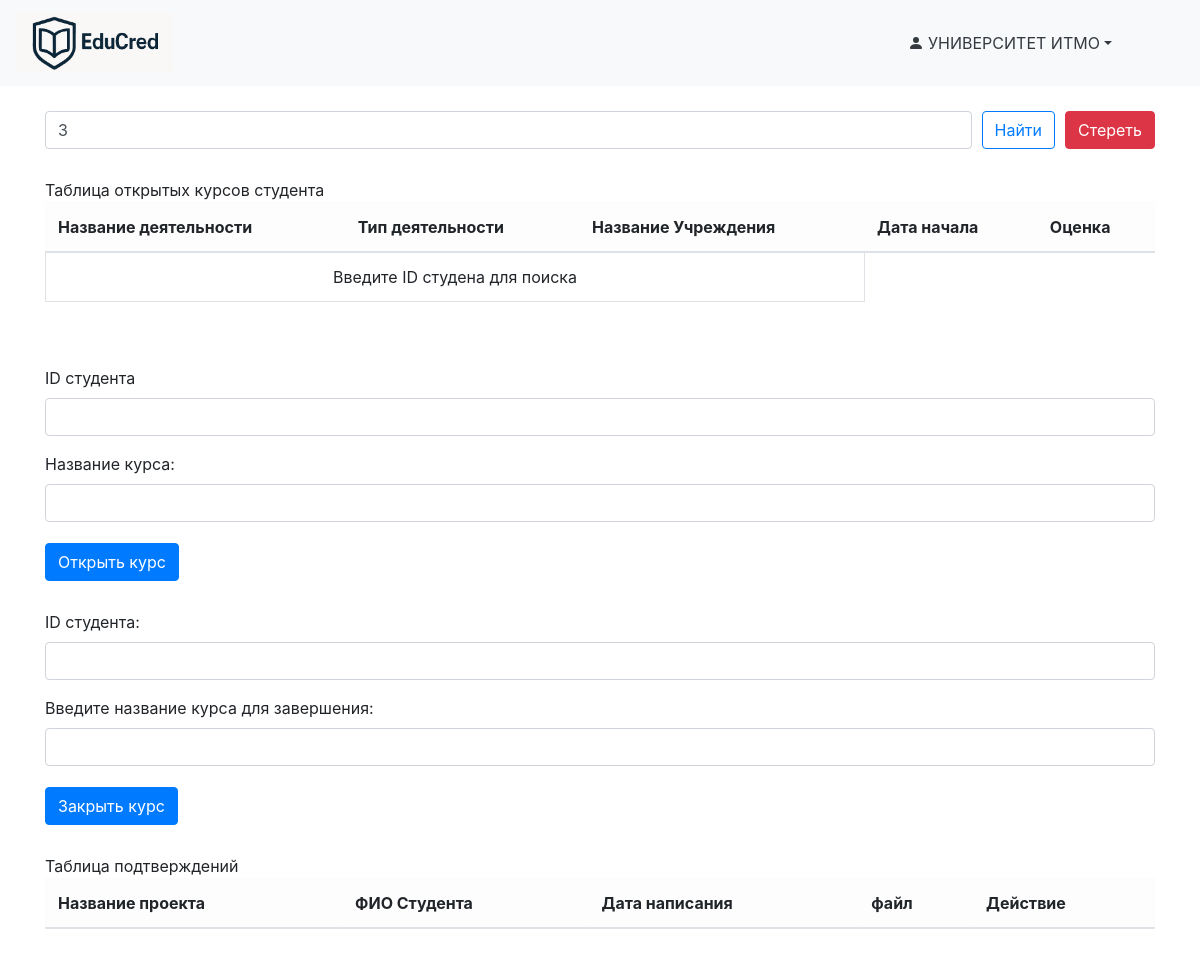
The app's page /university_workspace (signed in), older data.
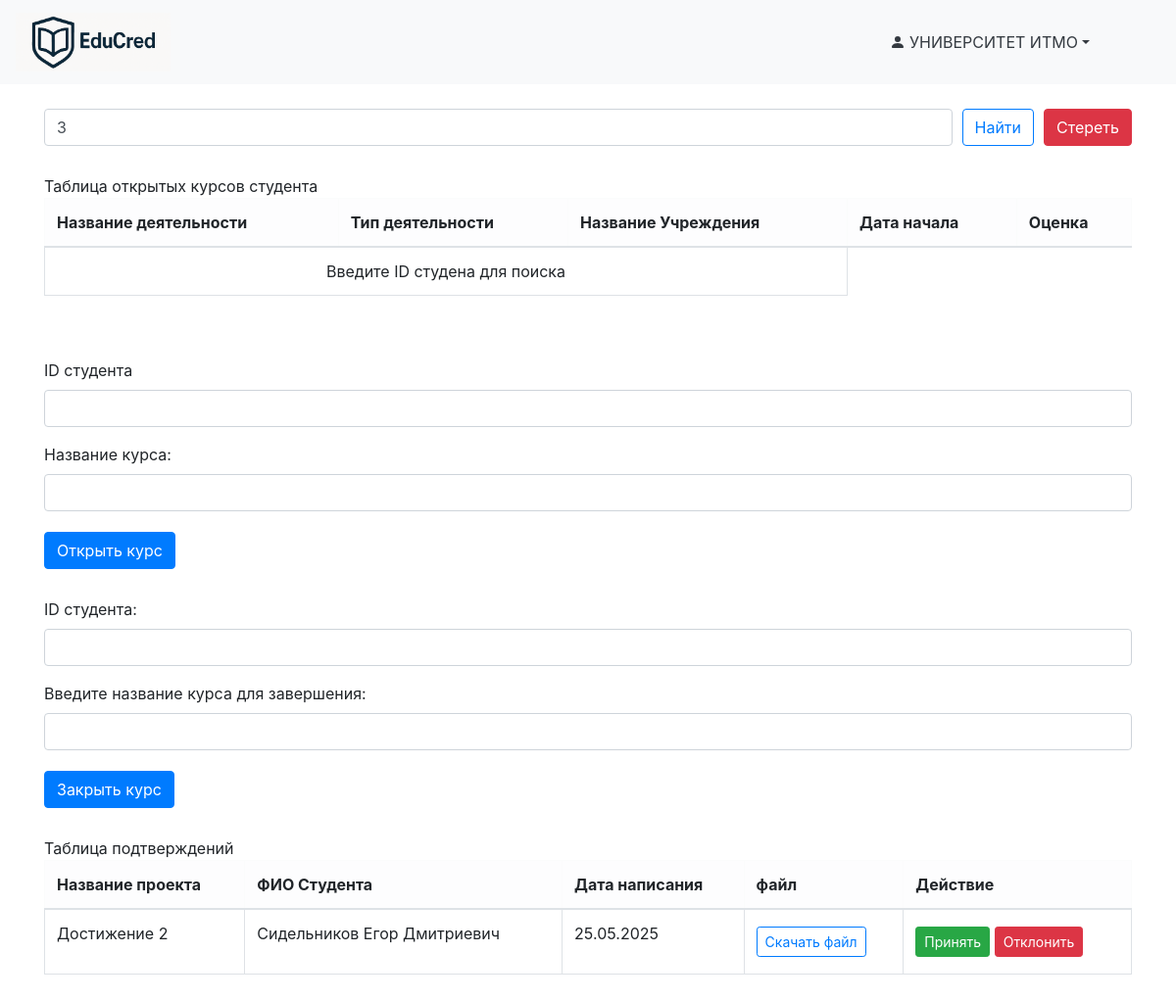
The same page, newer data.
### data/Universities.py (models this page shows)
class University(SqlAlchemyBase, UserMixin, SerializerMixin):
    __tablename__ = "universities"
    id = sqlalchemy.Column(sqlalchemy.Integer, primary_key=True, autoincrement=True)
    user_id = sqlalchemy.Column(sqlalchemy.Integer, sqlalchemy.ForeignKey("users.id"), unique=True)
    INN = sqlalchemy.Column(sqlalchemy.Integer, nullable=False)
    title = sqlalchemy.Column(sqlalchemy.String, nullable=False)
    address = sqlalchemy.Column(sqlalchemy.String, nullable=False)
    boss_nsp = sqlalchemy.Column(sqlalchemy.String, nullable=False)
    type = sqlalchemy.Column(sqlalchemy.String, nullable=False)
    user = orm.relationship("User", back_populates="university")
    achievements = orm.relationship("Achievement", back_populates="university")

### data/Achievements.py (models this page shows)
class Achievement(SqlAlchemyBase, UserMixin, SerializerMixin):
    __tablename__ = "achievements"
    id = sqlalchemy.Column(sqlalchemy.Integer, primary_key=True, autoincrement=True)
    token = sqlalchemy.Column(sqlalchemy.String(64), nullable=True, unique=True)
    approve_path = sqlalchemy.Column(sqlalchemy.String, nullable=True)
    file_path = sqlalchemy.Column(sqlalchemy.String, nullable=True)
    title = sqlalchemy.Column(sqlalchemy.String, nullable=False)
    start_date = sqlalchemy.Column(sqlalchemy.DateTime, nullable=False, default=datetime.datetime.now())
    end_date = sqlalchemy.Column(sqlalchemy.DateTime, nullable=True)
    mark = sqlalchemy.Column(sqlalchemy.String, nullable=True)
    student_id = sqlalchemy.Column(sqlalchemy.Integer, sqlalchemy.ForeignKey("students.id"))
    university_id = sqlalchemy.Column(sqlalchemy.Integer, sqlalchemy.ForeignKey("universities.id"))
    student = orm.relationship("Student", back_populates="achievements")
    university = orm.relationship("University", back_populates="achievements")

### data/Students.py (models this page shows)
class Student(SqlAlchemyBase, UserMixin, SerializerMixin):
    __tablename__ = "students"
    id = sqlalchemy.Column(sqlalchemy.Integer, primary_key=True, autoincrement=True)
    user_id = sqlalchemy.Column(sqlalchemy.Integer, sqlalchemy.ForeignKey("users.id"), nullable=False)
    student_nsp = sqlalchemy.Column(sqlalchemy.String, nullable=False)
    born = sqlalchemy.Column(sqlalchemy.DateTime, nullable=False)
    phone_num = sqlalchemy.Column(sqlalchemy.String, nullable=False)
    about = sqlalchemy.Column(sqlalchemy.String, nullable=True)
    employer_id = sqlalchemy.Column(sqlalchemy.String, nullable=True)
    user = orm.relationship("User", back_populates="student")
    achievements = orm.relationship("Achievement", back_populates="student")

### server.py (the view, shortened to what this page needs)
@app.route('/university_workspace', methods=['POST', 'GET'])
@login_required
def university_workspace():
    try:
        db_sess = db_session.create_session()
        user = db_sess.query(User).get(current_user.id)
        univer = user.university
        form_find = UniverFindStudentForm()
        form_open = UniverOpenCourseForm()
        form_close = UniverCloseCourseForm()
        all_acts = []
        student_find_table = ''
        projs = db_sess.query(Achievement).filter(Achievement.university_id == univer.id,
                                                  or_(Achievement.end_date == None,
                                                      Achievement.end_date == ""),
                                                  Achievement.approve_path == None
                                                  ).all()
        if form_find.find_clear.data:
            session.pop('univer_found_student_id_cur', None)
            form_find.find_student_id.data = ''
        if not student_find_table and 'univer_found_student_id_cur' in session:
            saved_id = session['univer_found_student_id_cur']
            student_find_table = db_sess.query(Student).get(saved_id)
            all_acts = db_sess.query(Achievement).filter(
                Achievement.student_id == saved_id,
                or_(Achievement.end_date == None,
                    Achievement.end_date == "")
            ).all()
            form_find.find_student_id.data = str(saved_id)
        return render_template('university_workspace.html',
                               form_find=form_find, form_close=form_close, form_open=form_open,
                               title='Образовательное учреждение',
                               student_find=student_find_table,
                               activities=all_acts,
                               projs=projs,
                               joined_title=univer.title,
                               style=url_for('static', filename='css/style.css'))
    except Exception as e:
        flash(f'Произошла неизвестная ошибка, попробуйте ещё раз', 'danger')
        app.logger.error(e)
        return render_template('home.html', token=None, result=None, university=None, title='Главная')

### data/univer_find_student_form.py
class UniverFindStudentForm(FlaskForm):
    find_student_id = StringField(
        'ID студента',
        validators=[DataRequired()]
    )
    find_submit = SubmitField('Найти')
    find_clear = SubmitField('Стереть')

### data/univer_open_course_form.py
class UniverOpenCourseForm(FlaskForm):
    open_student_id = StringField(
        'ID студента',
        validators=[DataRequired()]
    )
    open_course_title = StringField("Название курса:", validators=[DataRequired()])
    open_submit = SubmitField('Открыть курс')

### data/db_session.py (called while the page is built)
def create_session() -> Session:
    global __factory
    return __factory()

### server.py (called while the page is built)
@login_manager.user_loader
def load_user(user_id):
    db_sess = db_session.create_session()
    return db_sess.query(User).get(user_id)

### templates/university_workspace.html (shortened to what this page needs)
{% extends "workspace_base.html" %}
{% block content %}
    <form method="POST" class="d-flex gap-2 mb-4 align-items-center">
        {{ form_find.find_student_id(class_="form-control", id="find_student_id", placeholder="ID студента") }}
        {{ form_find.find_submit(class_="btn btn-outline-primary") }}
        {{ form_find.find_clear(class_="btn btn-danger btn-equal-height") }}
    </form>
    <div class="table-responsive mb-5">
        <caption class="fw-bold">Таблица открытых курсов студента</caption>
        <table class="table table-bordered">
            <thead class="table-light">
            <tr>
                <th>Название деятельности</th>
                <th>Тип деятельности</th>
                <th>Название Учреждения</th>
                <th>Дата начала</th>
                <th>Оценка</th>
            </tr>
            </thead>
            <tbody>
            {% for act in activities %}
                <tr>
                    <td>{{ act.title }}</td>
                    <td>
                        {% if act.approve_path == "Not Required" %}
                            Курс
                        {% else %}
                            Личный проект
                        {% endif %}
                    </td>
                    <td>{{ act.university.title }}</td>
                    <td>{{ act.start_date.strftime("%d.%m.%Y") }}</td>
                    <td>{{ act.mark or '—' }}</td>
                </tr>
            {% else %}
                {% if student_find %}
                    <tr>
                        <td colspan="3" class="text-center">Курсы не найдены</td>
                    </tr>
                {% else %}
                    <tr>
                        <td colspan="3" class="text-center">Введите ID студена для поиска</td>
                    </tr>
                {% endif %}
            {% endfor %}
            </tbody>
        </table>
    </div>
    <form method="POST" id="open-course-form" class="mb-4">
        <div class="mb-3">
            {{ form_open.open_student_id.label }}
            {{ form_open.open_student_id(class="form-control", id="student_id") }}
        </div>
        <div class="mb-3">
            {{ form_open.open_course_title.label }}
            {{ form_open.open_course_title(class="form-control", id="course_title") }}
        </div>
        <div class="mb-3">
            {{ form_open.open_submit(class="btn btn-primary") }}
        </div>
    </form>
    <form method="POST" id="close-course-form" class="mb-4">
        <div class="mb-3">
            {{ form_close.close_student_id.label }}
            {{ form_close.close_student_id(class="form-control", id="close_student_id") }}
        </div>
        <div class="mb-3">
            {{ form_close.close_course_title.label }}
            {{ form_close.close_course_title(class="form-control", id="close_course_title") }}
        </div>
        <div class="mb-3">
            {{ form_close.close_submit(class="btn btn-primary") }}
        </div>
    </form>
    <div class="table-responsive mb-5">
        <caption class="fw-bold">Таблица подтверждений</caption>
        <table class="table table-bordered">
            <thead class="table-light">
            <tr>
                <th>Название проекта</th>
                <th>ФИО Студента</th>
                <th>Дата написания</th>
                <th>файл</th>
                <th>Действие</th>
            </tr>
            </thead>
            <tbody>
            {% for proj in projs %}
                <tr>
                    <td>{{ proj.title }}</td>
                    <td>{{ proj.student.student_nsp }}</td>
                    <td>{{ proj.start_date.strftime("%d.%m.%Y") }}</td>
                    <td>
                        {% set ext = proj.file_path.split('.')[-1].lower() %}
                        {% if ext in ['mp3', 'wav', 'aac', 'ogg', 'oga', 'flac'] %}
                            <audio controls>
                                <source src="{{ url_for('static', filename=proj.file_path) }}" type="audio/{{ ext }}">
                                Ваш браузер не поддерживает аудио.
                            </audio>
                        {% else %}
                            <a href="{{ url_for('static', filename=proj.file_path) }}" download class="btn btn-outline-primary btn-sm">Скачать файл</a>
                        {% endif %}
                    </td>
                    <td>
                        <form method="POST" action="{{ url_for('manage_proj') }}" style="display:inline;">
                            <button type="submit" class="btn btn-success btn-sm">Принять</button>
                        </form>
                        <form method="POST" action="{{ url_for('manage_proj') }}" style="display:inline;">
                            <button type="submit" class="btn btn-danger btn-sm">Отклонить</button>
                        </form>
                    </td>
                </tr>
            {% else %}
                {% if projs %}
                    <tr>
                        <td colspan="3" class="text-center">Проектов на подтверждение нет</td>
                    </tr>
                {% endif %}
            {% endfor %}
            </tbody>
        </table>
    </div>
{% endblock %}

### templates/workspace_base.html (shortened to what this page needs)
<!doctype html>
<html lang="en">
<head>
    <link rel="stylesheet" type="text/css" href="{{ style }}"/>
    <link
            rel="stylesheet"
            href="https://stackpath.bootstrapcdn.com/bootstrap/4.4.1/css/bootstrap.min.css"
    >
</head>
<body>
<header>
    <nav class="navbar navbar-light bg-light">
        <a class="navbar-brand" href="{{ url_for('home') }}">
            <img src="{{ url_for('static', filename='images/EduCred_logo.png') }}"
                 alt="EduCred"
                 height="60">
        </a>
        <aside class="col-3 bg-light border-end p-3 d-flex flex-column">
            <div class="dropdown">
                <a
                        href="#"
                        class="d-flex align-items-center text-decoration-none text-dark dropdown-toggle"
                        id="userMenu"
                        data-toggle="dropdown"
                        aria-haspopup="true"
                        aria-expanded="false"
                >
                    <svg xmlns="http://www.w3.org/2000/svg"
                         width="16" height="16" fill="currentColor"
                         class="bi bi-person-fill mr-1"
                         viewBox="0 0 16 16">
                        <path d="M3 14s-1 0-1-1 1-4 6-4 6 3 6 4-1 1-1 1H3zm5-6a3 3 0 1 0 0-6 3 3 0 0 0 0 6z"/>
                    </svg>
                    <span>{{ joined_title }}</span>
                </a>
            </div>
        </aside>
    </nav>
</header>
<main role="main" class="container">
    {% block content %}{% endblock %}
</main>
</body>
</html>

### static/css/style.css (style rules this page uses)
.btn { display: inline-block; padding: 6px 12px; margin: 5px 0; font-size: 16px; font-weight: bold; background-color: #4CAF50; color: white; border: none; text-decoration: none; cursor: pointer; border-radius: 4px; }
.btn-equal-height { height: 38px; padding: 0 14px; font-size: 16px; line-height: 1; display: flex; align-items: center; justify-content: center; }
.btn-danger { background-color: #dc3545; }
.container { max-width: 900px; margin: 0 auto; padding: 20px; }
.d-flex { display: flex; }
.gap-2 { gap: 10px; }

Row changes from the older to the newer data that the page shows:
added Achievement: title "Достижение 2", student.student_nsp "Сидельников Егор Дмитриевич", start_date "25.05.2025"
